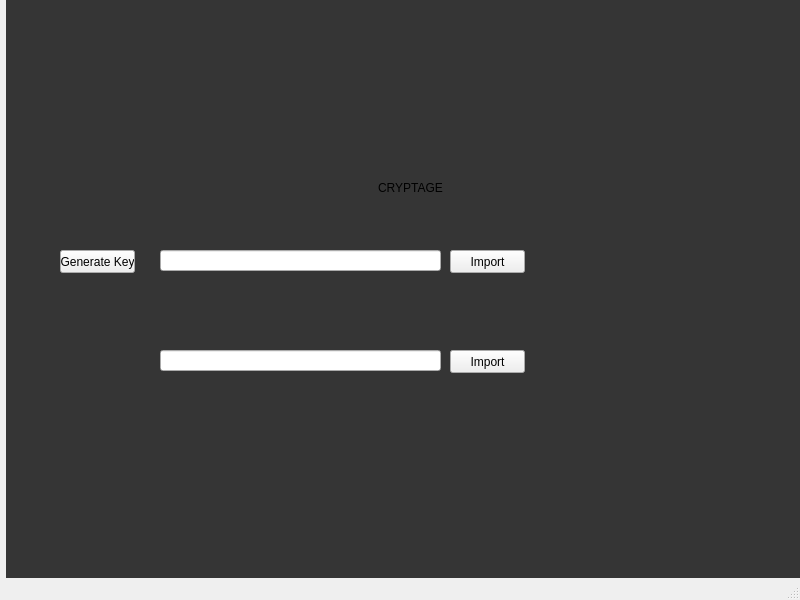
<?xml version="1.0" encoding="UTF-8"?>
<ui version="4.0">
 <class>Crypt</class>
 <widget class="QMainWindow" name="Crypt">
  <property name="geometry">
   <rect>
    <x>0</x>
    <y>0</y>
    <width>800</width>
    <height>600</height>
   </rect>
  </property>
  <property name="windowTitle">
   <string>MainWindow</string>
  </property>
  <widget class="QWidget" name="centralwidget">
   <widget class="QLineEdit" name="key">
    <property name="geometry">
     <rect>
      <x>160</x>
      <y>250</y>
      <width>281</width>
      <height>21</height>
     </rect>
    </property>
   </widget>
   <widget class="QLineEdit" name="message">
    <property name="geometry">
     <rect>
      <x>160</x>
      <y>350</y>
      <width>281</width>
      <height>21</height>
     </rect>
    </property>
   </widget>
   <widget class="QPushButton" name="pushButton">
    <property name="geometry">
     <rect>
      <x>620</x>
      <y>280</y>
      <width>81</width>
      <height>61</height>
     </rect>
    </property>
    <property name="text">
     <string/>
    </property>
    <property name="icon">
     <iconset resource="ressource.qrc">
      <normaloff>:/ressources/img/icons8-lock-100.png</normaloff>:/ressources/img/icons8-lock-100.png</iconset>
    </property>
    <property name="iconSize">
     <size>
      <width>50</width>
      <height>50</height>
     </size>
    </property>
    <property name="flat">
     <bool>true</bool>
    </property>
   </widget>
   <widget class="QPushButton" name="pushButton_3">
    <property name="geometry">
     <rect>
      <x>450</x>
      <y>250</y>
      <width>75</width>
      <height>23</height>
     </rect>
    </property>
    <property name="text">
     <string>Import</string>
    </property>
   </widget>
   <widget class="QPushButton" name="pushButton_4">
    <property name="geometry">
     <rect>
      <x>450</x>
      <y>350</y>
      <width>75</width>
      <height>23</height>
     </rect>
    </property>
    <property name="text">
     <string>Import</string>
    </property>
   </widget>
   <widget class="QPushButton" name="pushButton_5">
    <property name="geometry">
     <rect>
      <x>60</x>
      <y>250</y>
      <width>75</width>
      <height>23</height>
     </rect>
    </property>
    <property name="text">
     <string>Generate Key</string>
    </property>
   </widget>
   <widget class="QLabel" name="label">
    <property name="geometry">
     <rect>
      <x>350</x>
      <y>180</y>
      <width>121</width>
      <height>16</height>
     </rect>
    </property>
    <property name="text">
     <string>&lt;html&gt;&lt;head/&gt;&lt;body&gt;&lt;p align=&quot;center&quot;&gt;CRYPTAGE&lt;/p&gt;&lt;/body&gt;&lt;/html&gt;</string>
    </property>
   </widget>
   <widget class="QLabel" name="label_2">
    <property name="geometry">
     <rect>
      <x>6</x>
      <y>-18</y>
      <width>801</width>
      <height>601</height>
     </rect>
    </property>
    <property name="styleSheet">
     <string notr="true">background-color: rgb(53, 53, 53);</string>
    </property>
    <property name="text">
     <string/>
    </property>
   </widget>
   <zorder>label_2</zorder>
   <zorder>key</zorder>
   <zorder>message</zorder>
   <zorder>pushButton</zorder>
   <zorder>pushButton_3</zorder>
   <zorder>pushButton_4</zorder>
   <zorder>pushButton_5</zorder>
   <zorder>label</zorder>
  </widget>
  <widget class="QMenuBar" name="menubar">
   <property name="geometry">
    <rect>
     <x>0</x>
     <y>0</y>
     <width>800</width>
     <height>21</height>
    </rect>
   </property>
  </widget>
  <widget class="QStatusBar" name="statusbar"/>
 </widget>
 <resources>
  <include location="ressource.qrc"/>
 </resources>
 <connections/>
</ui>
